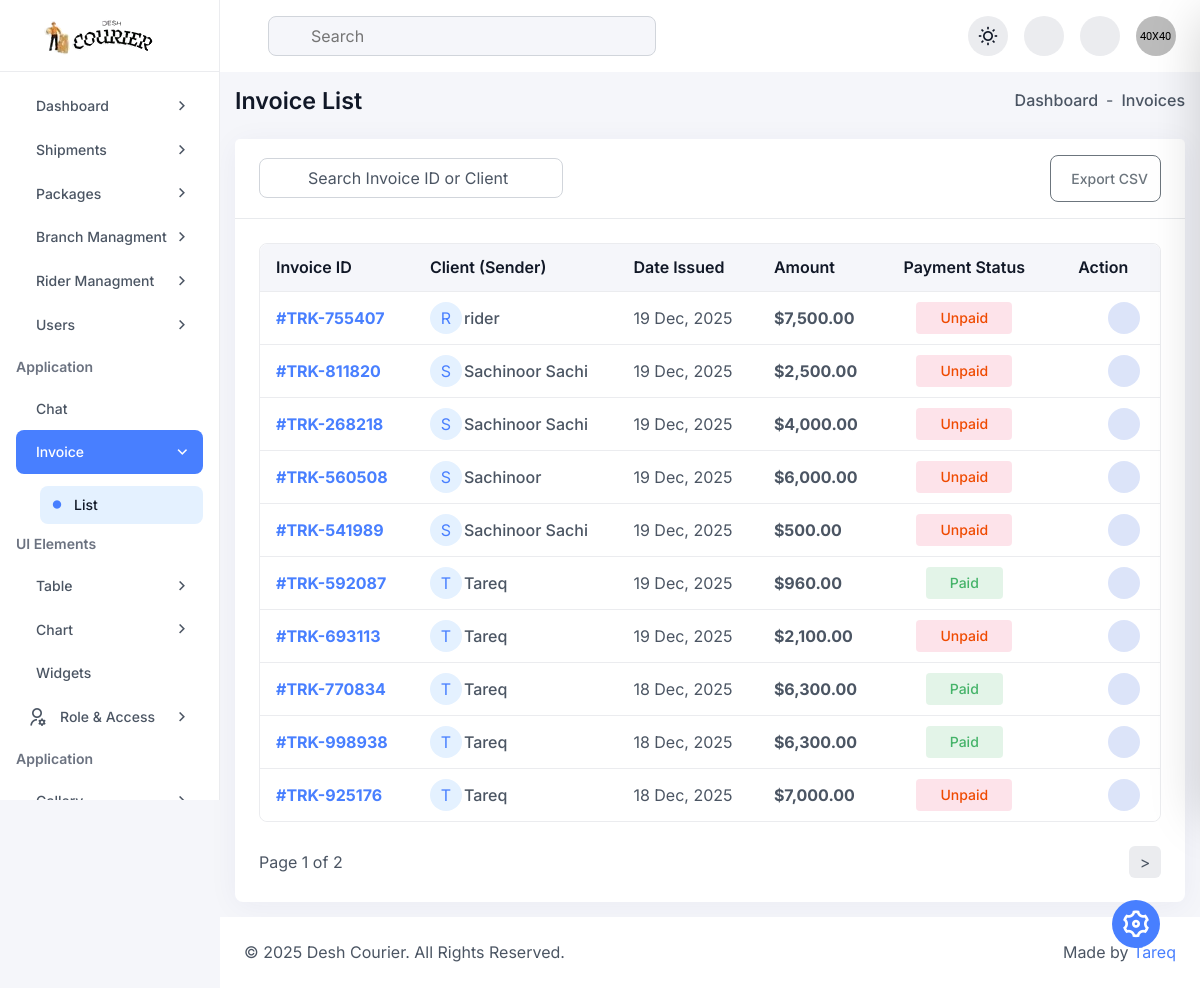
/admin/invoice-list.php (signed in), run on the app's committed database.
### tables this page shows
CREATE TABLE `parcels` (
  `parcel_id` int(11) NOT NULL,
  `tracking_number` varchar(50) NOT NULL,
  `parcel_type` enum('Parcel','Document') DEFAULT 'Parcel',
  `sender_name` varchar(100) NOT NULL,
  `sender_phone` varchar(20) NOT NULL,
  `sender_address` text NOT NULL,
  `receiver_name` varchar(100) NOT NULL,
  `receiver_phone` varchar(20) NOT NULL,
  `receiver_address` text NOT NULL,
  `weight_kg` decimal(5,2) DEFAULT NULL,
  `delivery_type` enum('standard','express','same_day') DEFAULT 'standard',
  `price` decimal(10,2) NOT NULL,
  `payment_method` varchar(50) DEFAULT 'Cash (Receiver)',
  `current_status` enum('pending','picked_up','in_transit','out_for_delivery','delivered','returned','cancelled') DEFAULT 'pending',
  `assigned_courier_id` int(11) DEFAULT NULL,
  `branch_id` int(11) DEFAULT NULL,
  `created_at` timestamp NOT NULL DEFAULT current_timestamp(),
  `updated_at` timestamp NOT NULL DEFAULT current_timestamp() ON UPDATE current_timestamp()
);

### admin/invoice-list.php (the view, shortened to what this page needs)
<?php
require 'db.php';
$limit = 10;
$page = isset($_GET['page']) ? (int)$_GET['page'] : 1;
$offset = ($page - 1) * $limit;
$search = $_GET['search'] ?? '';
$sql = "SELECT * FROM parcels WHERE 1=1";
$params = [];
$count_stmt = $pdo->prepare($sql);
$count_stmt->execute($params);
$total_rows = $count_stmt->rowCount();
$total_pages = ceil($total_rows / $limit);
$sql .= " ORDER BY created_at DESC LIMIT :limit OFFSET :offset";
$stmt = $pdo->prepare($sql);
$stmt->bindValue(':limit', $limit, PDO::PARAM_INT);
$stmt->bindValue(':offset', $offset, PDO::PARAM_INT);
$stmt->execute();
$invoices = $stmt->fetchAll(PDO::FETCH_ASSOC);
include 'inc/header.php';
?>
<div class="dashboard-main-body">
    <div class="d-flex flex-wrap align-items-center justify-content-between gap-3 mb-24">
        <h6 class="fw-semibold mb-0">Invoice List</h6>
        <ul class="d-flex align-items-center gap-2">
            <li class="fw-medium"><a href="index.html" class="hover-text-primary">Dashboard</a></li>
            <li>-</li>
            <li class="fw-medium">Invoices</li>
        </ul>
    </div>
    <div class="card h-100 p-0 radius-12">
        <div class="card-header border-bottom bg-base py-16 px-24 d-flex align-items-center flex-wrap gap-3 justify-content-between">
            <div class="d-flex align-items-center flex-wrap gap-3">
                <form class="navbar-search" method="GET">
                    <div class="position-relative">
                        <input type="text" class="bg-base h-40-px w-auto form-control ps-5" name="search" value="<?= htmlspecialchars($search) ?>" placeholder="Search Invoice ID or Client">
                    </div>
                </form>
            </div>
            <button type="button" class="btn btn-outline-secondary text-sm btn-sm px-12 py-12 radius-8 d-flex align-items-center gap-2">
                Export CSV
            </button>
        </div>
        <div class="card-body p-24">
            <div class="table-responsive scroll-sm">
                <table class="table bordered-table sm-table mb-0">
                    <thead>
                        <tr>
                            <th scope="col">Invoice ID</th>
                            <th scope="col">Client (Sender)</th>
                            <th scope="col">Date Issued</th>
                            <th scope="col">Amount</th>
                            <th scope="col" class="text-center">Payment Status</th>
                            <th scope="col" class="text-center">Action</th>
                        </tr>
                    </thead>
                    <tbody>
                        <?php foreach($invoices as $inv): ?>
                        <tr>
                            <td>
                                <a href="invoice.php?id=<?= $inv['parcel_id'] ?>" target="_blank" class="text-primary-600 fw-bold hover-text-primary">
                                    #<?= htmlspecialchars($inv['tracking_number']) ?>
                                </a>
                            </td>
                            <td>
                                <div class="d-flex align-items-center">
                                    <div class="w-32-px h-32-px rounded-circle bg-primary-50 text-primary-600 d-flex align-items-center justify-content-center me-2">
                                        <?= strtoupper(substr($inv['sender_name'], 0, 1)) ?>
                                    </div>
                                    <span class="text-md fw-medium"><?= htmlspecialchars($inv['sender_name']) ?></span>
                                </div>
                            </td>
                            <td><?= date('d M, Y', strtotime($inv['created_at'])) ?></td>
                            <td class="fw-bold">$<?= number_format($inv['price'], 2) ?></td>
                            <td class="text-center">
                                <?php
                                    $status = ($inv['current_status'] == 'delivered') ? 'Paid' : 'Unpaid';
                                    $badge = ($status == 'Paid') ? 'bg-success-focus text-success-main' : 'bg-danger-focus text-danger-main';
                                ?>
                                <span class="<?= $badge ?> px-24 py-4 radius-4 fw-medium text-sm">
                                    <?= $status ?>
                                </span>
                            </td>
                            <td class="text-center">
                                <div class="d-flex align-items-center gap-10 justify-content-center">
                                    <a href="invoice.php?id=<?= $inv['parcel_id'] ?>" target="_blank" title="View / Print" class="bg-primary-focus text-primary-600 w-32-px h-32-px d-flex justify-content-center align-items-center rounded-circle">
                                    </a>
                                    <a href="invoice.php?id=<?= $inv['parcel_id'] ?>" download title="Download" class="bg-info-focus text-info-600 w-32-px h-32-px d-flex justify-content-center align-items-center rounded-circle">
                                    </a>
                                </div>
                            </td>
                        </tr>
                        <?php endforeach; ?>
                    </tbody>
                </table>
            </div>
            <div class="d-flex align-items-center justify-content-between flex-wrap gap-2 mt-24">
                <span>Page <?= $page ?> of <?= $total_pages ?></span>
                <ul class="pagination d-flex flex-wrap align-items-center gap-2 justify-content-center">
                    <?php if($page < $total_pages): ?>
                        <li class="page-item"><a class="page-link bg-neutral-200 text-secondary-light radius-8 border-0 h-32-px w-32-px d-flex align-items-center justify-content-center" href="?page=<?= $page+1 ?>&search=<?= $search ?>">></a></li>
                    <?php endif; ?>
                </ul>
            </div>
        </div>
    </div>
</div>
<?php include 'inc/footer.php'; ?>

### data on the page
parcels: tracking_number "TRK-755407", sender_name "R", sender_name "rider", created_at "19 Dec, 2025", price "7,500.00", current_status "Unpaid"
parcels: tracking_number "TRK-811820", sender_name "S", sender_name "Sachinoor Sachi", created_at "19 Dec, 2025", price "2,500.00", current_status "Unpaid"
parcels: tracking_number "TRK-268218", sender_name "S", sender_name "Sachinoor Sachi", created_at "19 Dec, 2025", price "4,000.00", current_status "Unpaid"
parcels: tracking_number "TRK-560508", sender_name "S", sender_name "Sachinoor", created_at "19 Dec, 2025", price "6,000.00", current_status "Unpaid"
parcels: tracking_number "TRK-541989", sender_name "S", sender_name "Sachinoor Sachi", created_at "19 Dec, 2025", price "500.00", current_status "Unpaid"
parcels: tracking_number "TRK-592087", sender_name "T", sender_name "Tareq", created_at "19 Dec, 2025", price "960.00", current_status "Paid"
parcels: tracking_number "TRK-693113", sender_name "T", sender_name "Tareq", created_at "19 Dec, 2025", price "2,100.00", current_status "Unpaid"
parcels: tracking_number "TRK-770834", sender_name "T", sender_name "Tareq", created_at "18 Dec, 2025", price "6,300.00", current_status "Paid"
parcels: tracking_number "TRK-998938", sender_name "T", sender_name "Tareq", created_at "18 Dec, 2025", price "6,300.00", current_status "Paid"
parcels: tracking_number "TRK-925176", sender_name "T", sender_name "Tareq", created_at "18 Dec, 2025", price "7,000.00", current_status "Unpaid"

### other printed values
$page "1"
$total_pages "2"
